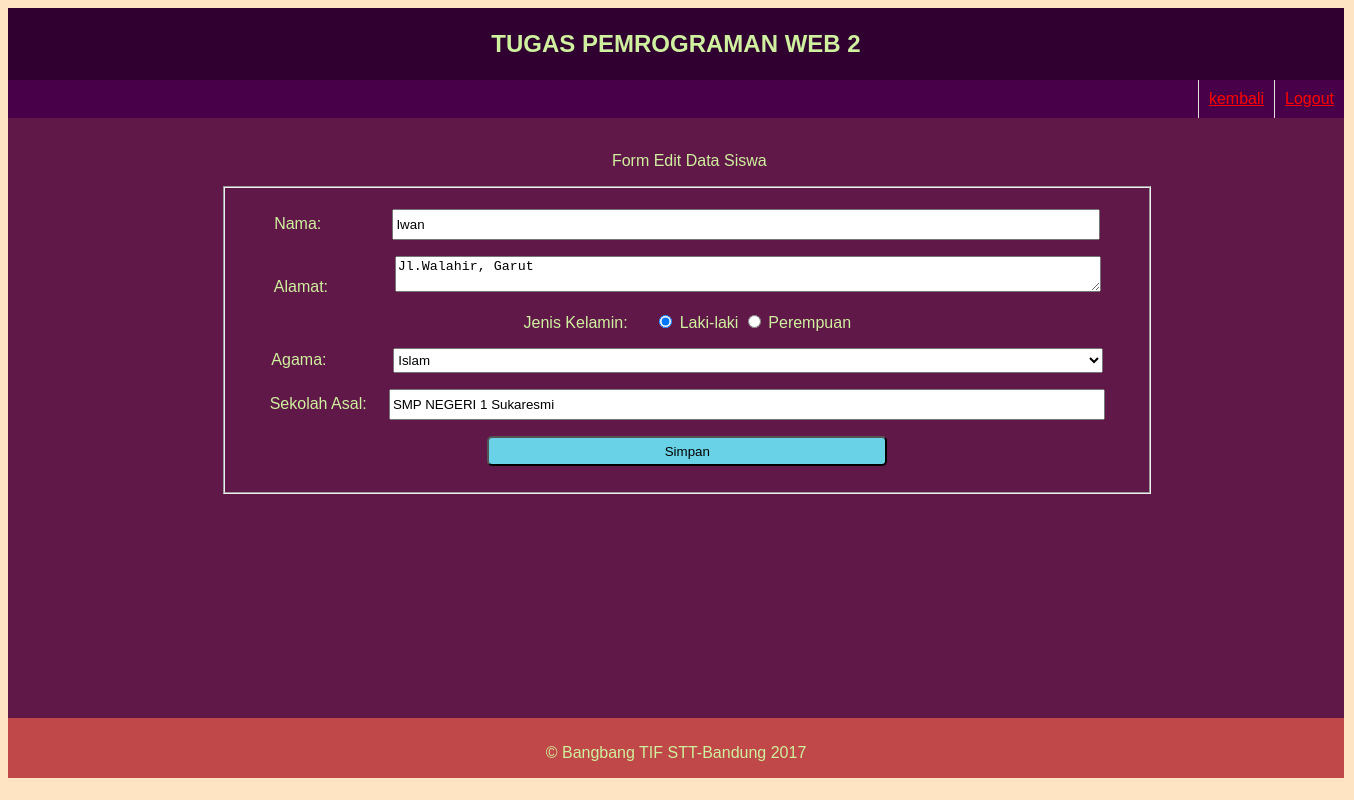
/form-edit.php?id=5 (signed in), run on the app's committed database.
### tables this page shows
CREATE TABLE IF NOT EXISTS `calon_siswa` (
`id` int(11) NOT NULL,
  `nama` varchar(64) NOT NULL,
  `alamat` varchar(255) NOT NULL,
  `jenis_kelamin` varchar(16) NOT NULL,
  `agama` varchar(16) NOT NULL,
  `sekolah_asal` varchar(64) NOT NULL
);

### form-edit.php (the view, shortened to what this page needs)
<?php
include("config.php");
$id = $_GET['id'];
$sql = "SELECT * FROM calon_siswa WHERE id=$id";
$query = mysqli_query($db, $sql);
$siswa = mysqli_fetch_assoc($query);
?>
<!DOCTYPE html>
<html>
<head>
	<link rel="stylesheet" type="text/css" href="style2.css">
</head>
<body>
<div class="wrap">
<div class="header">
<h2 align="center">TUGAS PEMROGRAMAN WEB 2</h2>
</div>
<div class="menu">
<ul>
			<li style="border-left: 1px solid #e1e1e1"><a href="logout.php">Logout</a></li>
			<li style="border-left: 1px solid #e1e1e1"><a href="list-siswa.php">kembali</a></li>
		</ul>
</div>
<div class="badan">
<div class="sidebar"></div>
<div class="content">
<br>
		<center><p>Form Edit Data Siswa</p></center>
	<form action="proses-edit.php" method="POST">
		<center><fieldset style="width:900px">
		<p>
			<label for="nama">Nama: </label> &nbsp;&nbsp;&nbsp;&nbsp;&nbsp;&nbsp;&nbsp;&nbsp;&nbsp;&nbsp;&nbsp;&nbsp;&nbsp;&nbsp;
			<input type="text" name="nama" placeholder="nama lengkap" style="width:700px; height:25px;" value="<?php echo $siswa['nama'] ?>" />
		</p>
		<p>
			<label for="alamat">Alamat: </label> &nbsp;&nbsp;&nbsp;&nbsp;&nbsp;&nbsp;&nbsp;&nbsp;&nbsp;&nbsp;&nbsp;&nbsp;&nbsp;
			<textarea name="alamat" style="width:700px;"><?php echo $siswa['alamat'] ?></textarea>
		</p>
		<p>
			<label for="jenis_kelamin">Jenis Kelamin: &nbsp;&nbsp;&nbsp;&nbsp;</label>
			<?php $jk = $siswa['jenis_kelamin']; ?>
			<label><input type="radio" name="jenis_kelamin" value="laki-laki" <?php echo ($jk == 'laki-laki') ? "checked": "" ?>> Laki-laki</label>
			<label><input type="radio" name="jenis_kelamin" value="perempuan" <?php echo ($jk == 'perempuan') ? "checked": "" ?>> Perempuan</label>
		</p>
		<p>
			<label for="agama">Agama: </label> &nbsp;&nbsp;&nbsp;&nbsp;&nbsp;&nbsp;&nbsp;&nbsp;&nbsp;&nbsp;&nbsp;&nbsp;&nbsp;
			<?php $agama = $siswa['agama']; ?>
			<select name="agama" style="width:710px; height:25px;">
				<option <?php echo ($agama == 'Islam') ? "selected": "" ?>>Islam</option>
			</select>
		</p>
		<p>
			<label for="sekolah_asal">Sekolah Asal: </label> &nbsp;&nbsp;&nbsp;
			<input type="text" name="sekolah_asal" placeholder="nama sekolah" style="width:708px; height:25px;" value="<?php echo $siswa['sekolah_asal'] ?>" />
		</p>
		<p>
			<input type="submit" value="Simpan" name="simpan" style=" width:400px; height: 30px; background:#69d2e7; border-radius:5px;" />
		</p>
		</fieldset></center>
	</form>
	</div>
	</div>
	<div class="footer"><p align="center">&copy; Bangbang TIF STT-Bandung 2017</p></div>
	</div>
	</body>
</html>

### style2.css (style rules this page uses)
.wrap { background: #F5F5DC; width: 1336px; margin: 0px 0px 0px 0px; }
.wrap .header { background: #300030; padding: 2px 10px; }
.wrap .menu { background: #480048; }
.wrap .menu ul { padding: 0; margin: 0; background: #480048; overflow: hidden; }
.wrap .menu ul li { float: right; list-style-type: none; padding: 10px; }
.badan { height: 600px; }
.wrap .badan .sidebar { background: #601848; float: left; width: 2%; height: 100%; }
.wrap .badan .content { background: #601848; float: center; padding-left: 0,8px; height: 100%; width: 99.99%; }
.wrap .footer { background: #c04848; height: 40px; width: 98,7%; padding: 10px; }
body { background: #FFE4C4; font-family: sans-serif; }
h2 { color: #cff09e; }
a { color: red; }
p { color: #cff09e }

### data on the page
calon_siswa: nama "Iwan", alamat "Jl.Walahir, Garut", jenis_kelamin "☑ Laki-laki", jenis_kelamin "☐ Perempuan", agama "Islam", sekolah_asal "SMP NEGERI 1 Sukaresmi"
